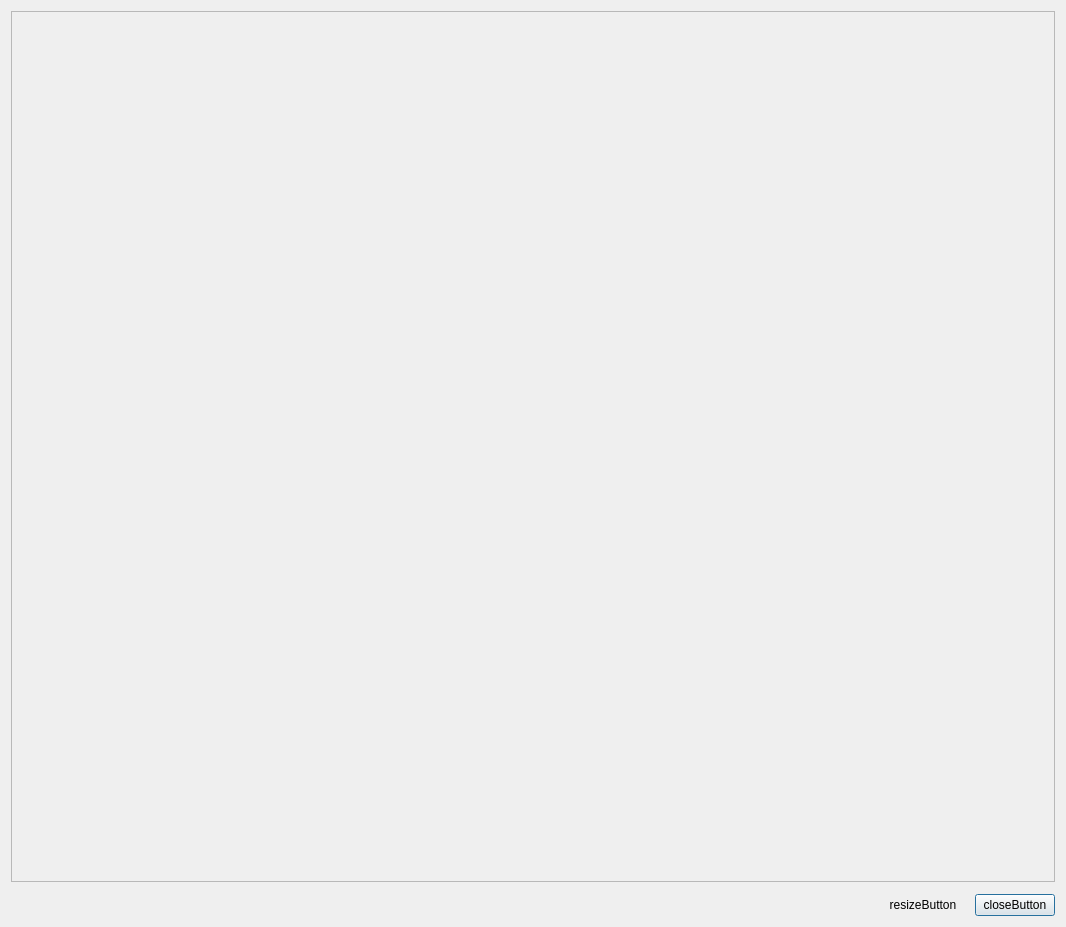
<?xml version="1.0" encoding="UTF-8"?>
<ui version="4.0">
 <class>FlexViewer</class>
 <widget class="QWidget" name="FlexViewer">
  <property name="geometry">
   <rect>
    <x>0</x>
    <y>0</y>
    <width>1066</width>
    <height>927</height>
   </rect>
  </property>
  <property name="windowTitle">
   <string>Flex Viewer</string>
  </property>
  <layout class="QVBoxLayout" name="verticalLayout" stretch="1,0">
   <property name="spacing">
    <number>12</number>
   </property>
   <item>
    <widget class="QFrame" name="flexViewerFrame">
     <property name="frameShape">
      <enum>QFrame::StyledPanel</enum>
     </property>
     <property name="frameShadow">
      <enum>QFrame::Raised</enum>
     </property>
    </widget>
   </item>
   <item>
    <layout class="QHBoxLayout" name="horizontalLayout">
     <property name="spacing">
      <number>12</number>
     </property>
     <property name="sizeConstraint">
      <enum>QLayout::SetDefaultConstraint</enum>
     </property>
     <item>
      <spacer name="horizontalSpacer">
       <property name="orientation">
        <enum>Qt::Horizontal</enum>
       </property>
       <property name="sizeType">
        <enum>QSizePolicy::MinimumExpanding</enum>
       </property>
       <property name="sizeHint" stdset="0">
        <size>
         <width>40</width>
         <height>20</height>
        </size>
       </property>
      </spacer>
     </item>
     <item>
      <widget class="QPushButton" name="resizeButton">
       <property name="text">
        <string>resizeButton</string>
       </property>
       <property name="flat">
        <bool>true</bool>
       </property>
      </widget>
     </item>
     <item>
      <widget class="QPushButton" name="closeButton">
       <property name="text">
        <string>closeButton</string>
       </property>
       <property name="autoDefault">
        <bool>true</bool>
       </property>
       <property name="default">
        <bool>true</bool>
       </property>
       <property name="flat">
        <bool>false</bool>
       </property>
      </widget>
     </item>
    </layout>
   </item>
  </layout>
 </widget>
 <resources/>
 <connections/>
</ui>
